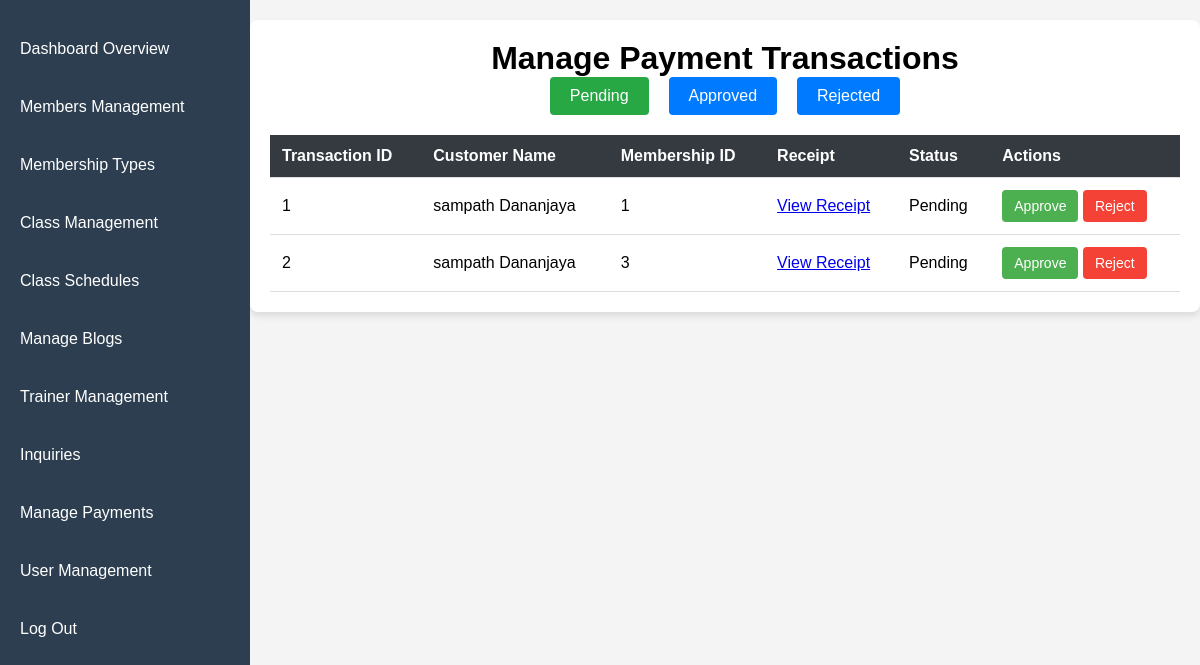
Screenshot of /Admin/payments.php (signed in) with the database file from the repository.
### tables this page shows
CREATE TABLE IF NOT EXISTS `paymenttransactions` (
  `transaction_id` int(11) NOT NULL AUTO_INCREMENT,
  `customer_id` int(11) NOT NULL,
  `payment_receipt` varchar(255) NOT NULL,
  `membership_id` varchar(255) NOT NULL,
  `verifydate` timestamp NULL DEFAULT NULL,
  `status` enum('Pending','Approved','Rejected') DEFAULT 'Pending',
  PRIMARY KEY (`transaction_id`),
  KEY `customer_id` (`customer_id`),
  KEY `membership_id` (`membership_id`)
);

CREATE TABLE IF NOT EXISTS `customers` (
  `customer_id` int(11) NOT NULL AUTO_INCREMENT,
  `email` varchar(100) NOT NULL,
  `password_hash` varchar(255) NOT NULL,
  `first_name` varchar(50) NOT NULL,
  `last_name` varchar(50) NOT NULL,
  `phone_number` varchar(20) DEFAULT NULL,
  `date_of_birth` date DEFAULT NULL,
  `gender` enum('Male','Female','Other') DEFAULT NULL,
  `registration_date` timestamp NULL DEFAULT CURRENT_TIMESTAMP,
  `last_login` timestamp NULL DEFAULT NULL,
  PRIMARY KEY (`customer_id`),
  UNIQUE KEY `email` (`email`)
);

### Admin/payments.php (the view, shortened to what this page needs)
<?php
include('db.php');
$status_filter = isset($_GET['status']) ? $_GET['status'] : 'Pending';
$stmt = $conn->prepare("
    SELECT pt.transaction_id, pt.payment_receipt, pt.status, c.first_name, c.last_name, pt.membership_id
    FROM PaymentTransactions pt
    JOIN Customers c ON pt.customer_id = c.customer_id
    WHERE pt.status = ?
");
$stmt->bind_param('s', $status_filter);
$stmt->execute();
$result = $stmt->get_result();
?>
<!DOCTYPE html>
<html lang="en">
<head>
</head>
<body>
    <?php include('sidebar.php'); ?>
    <div class="container">
        <h1>Manage Payment Transactions</h1>
        <div class="filters">
            <a href="?status=Pending" class="<?php echo $status_filter === 'Pending' ? 'active' : ''; ?>">Pending</a>
            <a href="?status=Approved" class="<?php echo $status_filter === 'Approved' ? 'active' : ''; ?>">Approved</a>
            <a href="?status=Rejected" class="<?php echo $status_filter === 'Rejected' ? 'active' : ''; ?>">Rejected</a>
        </div>
        <table>
            <thead>
                <tr>
                    <th>Transaction ID</th>
                    <th>Customer Name</th>
                    <th>Membership ID</th>
                    <th>Receipt</th>
                    <th>Status</th>
                    <th>Actions</th>
                </tr>
            </thead>
            <tbody>
                <?php if ($result && $result->num_rows > 0): ?>
                    <?php while ($row = $result->fetch_assoc()): ?>
                        <tr>
                            <td><?php echo $row['transaction_id']; ?></td>
                            <td><?php echo htmlspecialchars($row['first_name'] . ' ' . $row['last_name']); ?></td>
                            <td><?php echo htmlspecialchars($row['membership_id']); ?></td>
                            <td><a href="uploads/PaymentSlips/<?php echo htmlspecialchars($row['payment_receipt']); ?>" target="_blank">View Receipt</a></td>
                            <td><?php echo htmlspecialchars($row['status']); ?></td>
                            <td>
                                <?php if ($status_filter === 'Pending'): ?>
                                    <form method="POST" style="display: inline;">
                                        <button type="submit" name="status" value="Approved" class="btn btn-approve">Approve</button>
                                        <button type="submit" name="status" value="Rejected" class="btn btn-reject">Reject</button>
                                    </form>
                                <?php else: ?>
                                    N/A
                                <?php endif; ?>
                            </td>
                        </tr>
                    <?php endwhile; ?>
                <?php else: ?>
                    <tr>
                        <td colspan="6" style="text-align: center;">No transactions found.</td>
                    </tr>
                <?php endif; ?>
            </tbody>
        </table>
    </div>
</body>
</html>

### Admin/payments.php (style rules this page uses)
* { margin: 0; padding: 0; box-sizing: border-box; }
body { font-family: Arial, sans-serif; background-color: #f4f4f4; margin: 0; }
.container { margin: 20px auto; margin-left: 250px; max-width: calc(100% - 250px); background: #fff; padding: 20px; border-radius: 8px; box-shadow: 0 4px 6px rgba(0, 0, 0, 0.1); }
h1 { text-align: center; }
.filters { display: flex; justify-content: center; margin-bottom: 20px; }
.filters a { margin: 0 10px; padding: 10px 20px; text-decoration: none; color: #fff; background-color: #007bff; border-radius: 4px; transition: background-color 0.3s; }
.filters a.active { background-color: #28a745; }
table { width: 100%; border-collapse: collapse; margin-top: 20px; }
th, td { padding: 12px; text-align: left; border-bottom: 1px solid #ddd; }
th { background-color: #343a40; color: #fff; }
.btn { padding: 8px 12px; border: none; border-radius: 4px; cursor: pointer; font-size: 14px; }
.btn-approve { background-color: #4CAF50; color: white; }
.btn-reject { background-color: #f44336; color: white; }

### rows the page displays
paymenttransactions: transaction_id "1", customer.last_name "sampath Dananjaya", membership "1", status "Pending"
paymenttransactions: transaction_id "2", customer.last_name "sampath Dananjaya", membership "3", status "Pending"

### other values shown
$label "Dashboard Overview"
$label "Members Management"
$label "Membership Types"
$label "Class Management"
$label "Class Schedules"
$label "Manage Blogs"
$label "Trainer Management"
$label "Inquiries"
$label "Manage Payments"
$label "User Management"
$label "Log Out"
